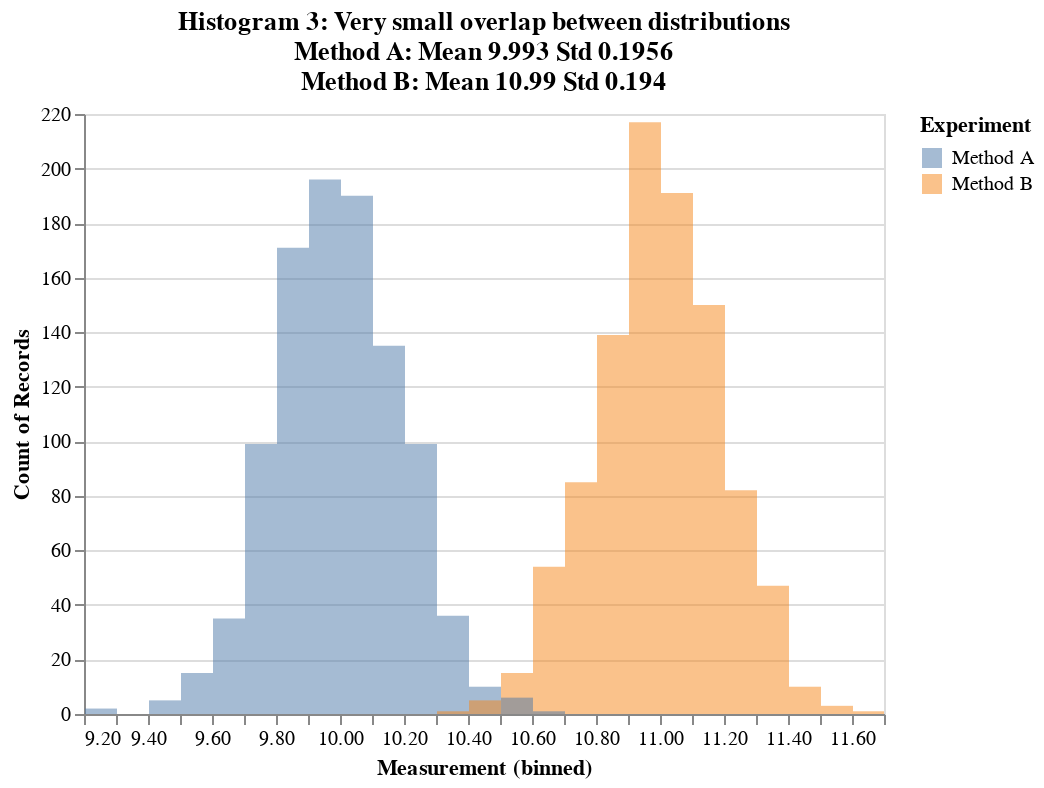

The notebook cell this image was saved under:
### Code cell
import pandas as pd
import altair as alt
import numpy as np

df = pd.read_pickle('example3.pkl')
selection = alt.selection_interval(bind='scales')

alt.Chart(df).transform_fold(
    ['Method A', 'Method B'],
    as_=['Experiment', 'Measurement']
).mark_bar(
    opacity=0.5,
    binSpacing=0
).encode(
    alt.X('Measurement:Q', 
          bin=alt.Bin(maxbins=30)),
    alt.Y('count()', stack=None),
    alt.Color('Experiment:N')    
).properties(
    title=['Histogram 3: Very small overlap between distributions',
           'Method A: Mean ' + f"{df['Method A'].mean():.4}"  + ' Std ' + f"{df['Method A'].std():.4}",
           'Method B: Mean ' + f"{df['Method B'].mean():.4}"  + ' Std ' + f"{df['Method B'].std():.4}"
          ]
).add_selection(
    selection
)

### Figure 1 — Vega-Lite specification as saved in the notebook (floating-point values rounded to 4 significant figures; data arrays with more than 128 entries replaced by an {"elided": "..."} marker saying what was removed)
{"config": {"view": {"continuousWidth": 400, "continuousHeight": 300}}, "data": {"name": "data-0684ef9c46b95a2b6ee344aea37c8092"}, "mark": {"type": "bar", "binSpacing": 0, "opacity": 0.5}, "encoding": {"color": {"field": "Experiment", "type": "nominal"}, "x": {"bin": {"maxbins": 30}, "field": "Measurement", "type": "quantitative"}, "y": {"aggregate": "count", "stack": null, "type": "quantitative"}}, "selection": {"selector004": {"type": "interval", "bind": "scales"}}, "title": ["Histogram 3: Very small overlap between distributions", "Method A: Mean 9.993 Std 0.1956", "Method B: Mean 10.99 Std 0.194"], "transform": [{"fold": ["Method A", "Method B"], "as": ["Experiment", "Measurement"]}], "$schema": "https://vega.github.io/schema/vega-lite/v4.17.0.json", "datasets": {"data-0684ef9c46b95a2b6ee344aea37c8092": {"elided": "1000 records"}}}
